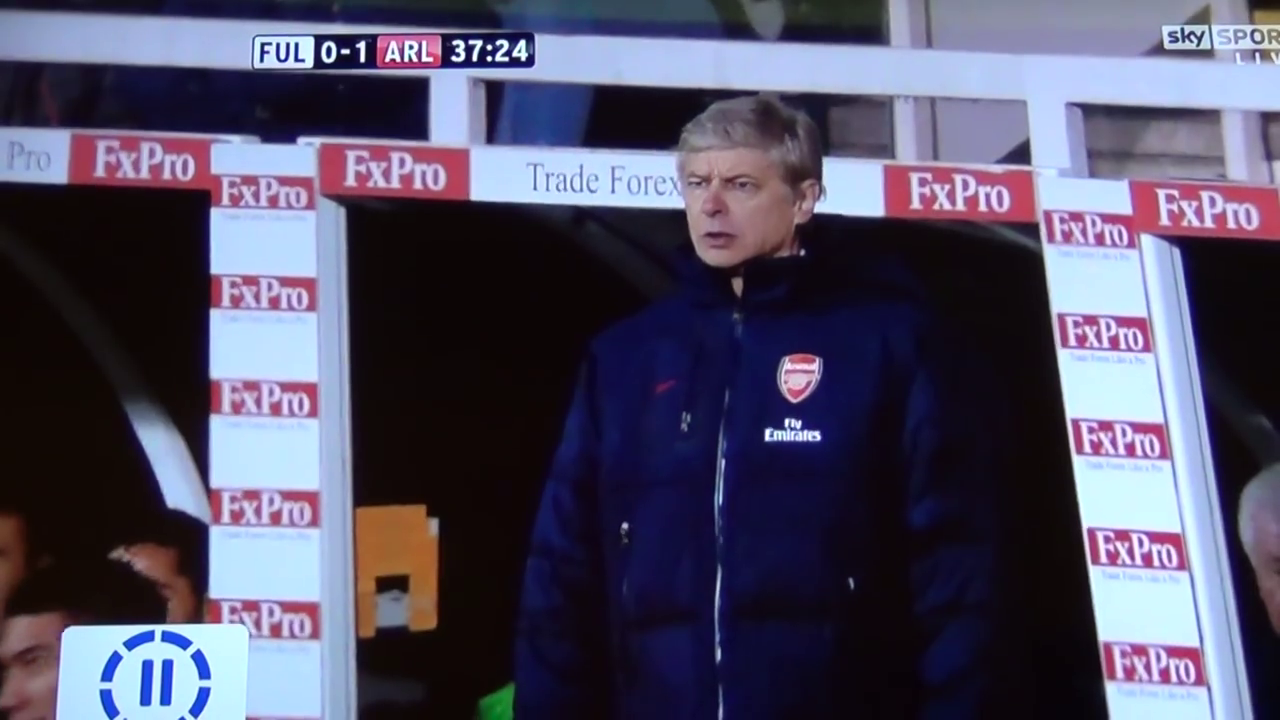
#> input picture frame 26 of assets/arsene.mp4, 1280 x 720 px
$ python app.py
#> lines starting #> are read from the running program, lines starting #| are printed output that depends on the picture; after the words box and inside, x2 and y2 are one past the last pixel; in counts of white or black regions, pixels touching at a corner belong together
import numpy as np
import cv2 as cv

# Abre o arquivo de video
input_video = cv.VideoCapture('./assets/arsene.mp4')

# Checa se foi possivel abrir o arquivo
if not input_video.isOpened():
    print("Error opening video file")
    exit(1)

# tamanho do video
width  = int(input_video.get(cv.CAP_PROP_FRAME_WIDTH))   # float `width`
height = int(input_video.get(cv.CAP_PROP_FRAME_HEIGHT))

# importa o arquivo xml com o modelo de detecção
haar_cascade = cv.CascadeClassifier('haar_cascade.xml')
# Define o tamanho do video de saida
size = (width, height)
# Define o codec e cria o arquivo de video de saida
output_video = cv.VideoWriter('./exemplos/saida/out.avi',
                         cv.VideoWriter_fourcc(*'MJPG'),
                         10, size)

# Loop de leitura frame por frame
while True:
    # Le o frame de entrada
    ret, frame = input_video.read()
#> frame is the input picture: shape (720, 1280, 3); mean B, G, R 99.3, 77.1, 80.4
    # Se nao conseguiu ler o frame, para o laço
    if not ret:
        break
    # Transforma o frame em escala de cinza
    gray_img = cv.cvtColor(frame, cv.COLOR_BGR2GRAY)
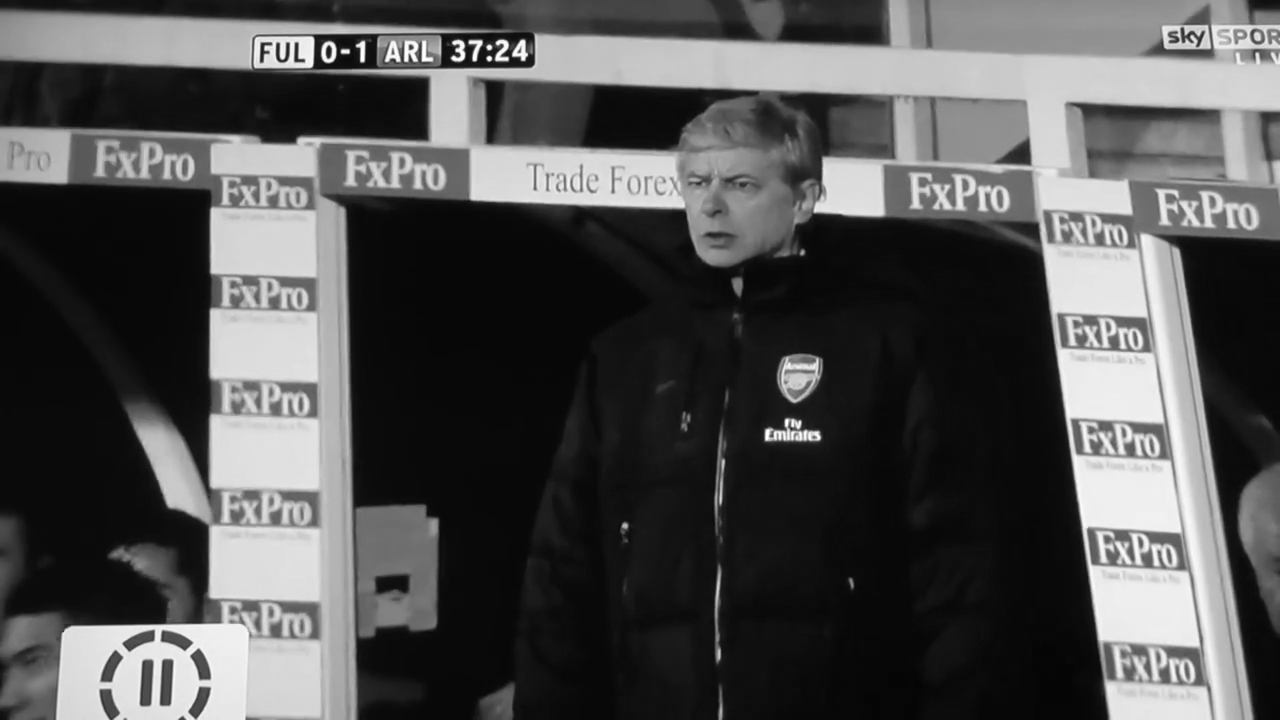
#> gray_img: shape (720, 1280); min 4, max 255, mean 80.6
    # Detecta as faces no frame
    faces_rect = haar_cascade.detectMultiScale(gray_img, 1.1, 9)
#> faces_rect = [[673, 149, 88, 88], [1006, 251, 222, 222], [1013, 351, 235, 235], [139, 303, 253, 253]]
    for (x, y, w, h) in faces_rect:
        cv.rectangle(frame, (x, y), (x+w, y+h), (0, 255, 0), 2)
#> this loop made 4 passes
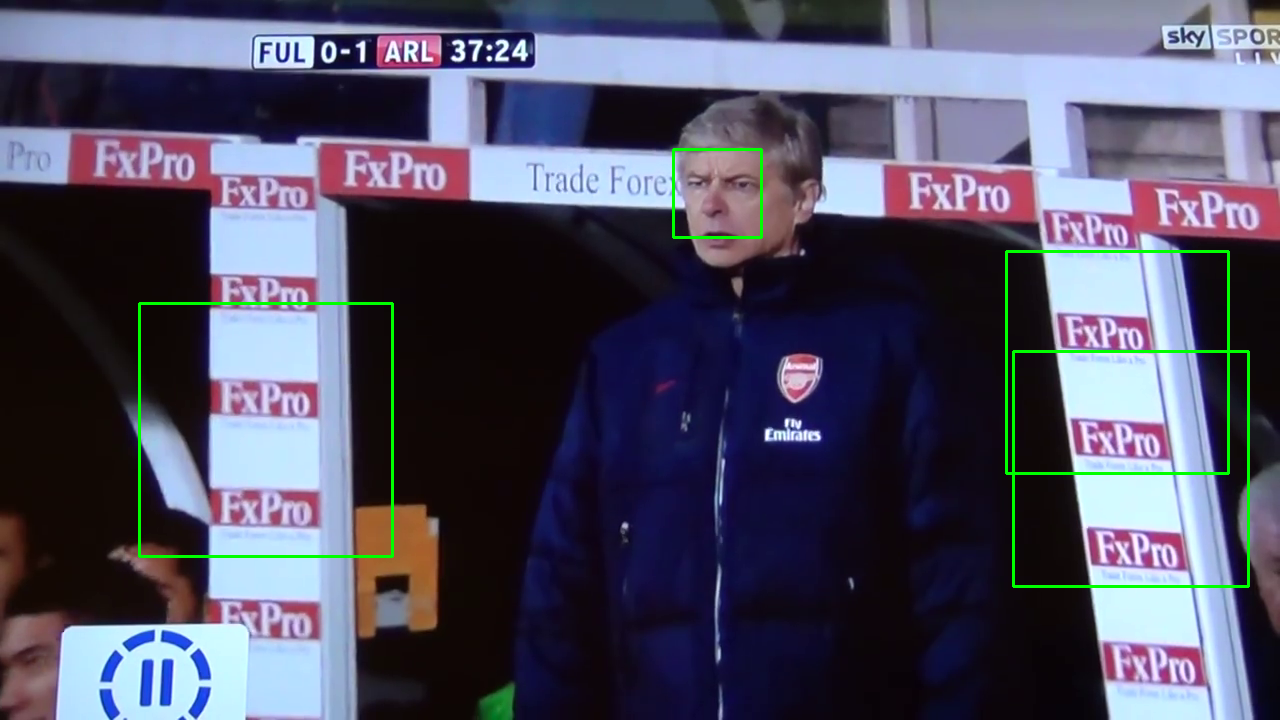
#> frame: shape (720, 1280, 3); 1.04% of pixels changed, all inside (x1, y1, x2, y2) = (138, 148, 1250, 588)

    # Salva o frame no video de saida
    output_video.write(frame)
    # Exibe o frame
    cv.imshow('Video Playback', frame)

    # Checa se o usuario apertou a tecla 'q' e fecha
    if cv.waitKey(30) & 0xFF == ord('q'):
#> (key q is pressed here)
        break

# Fecha tudo
output_video.release()
input_video.release()
cv.destroyAllWindows()

$ run again, starting later in the video
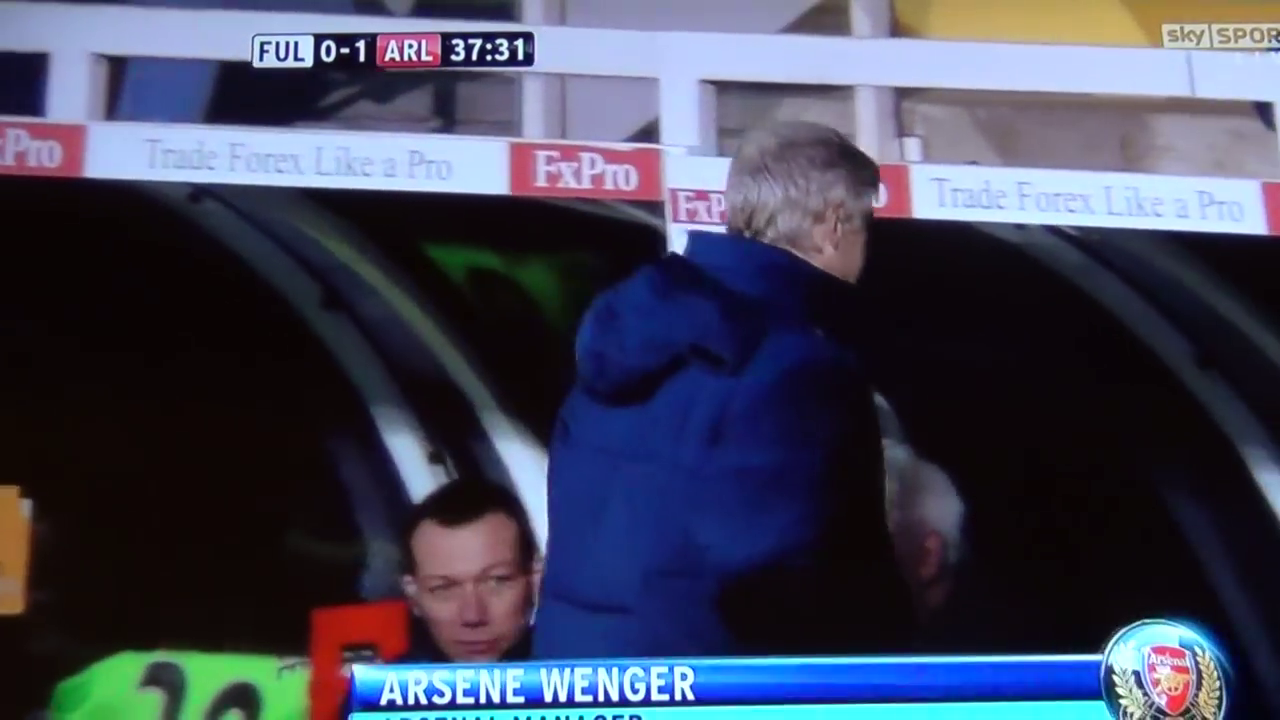
#> input picture frame 208 of assets/arsene.mp4, 1280 x 720 px
#> frame is the input picture: shape (720, 1280, 3); mean B, G, R 88.1, 68.3, 65.2
#> `gray_img = cv.cvtColor(frame, cv.COLOR_BGR2GRAY)`:
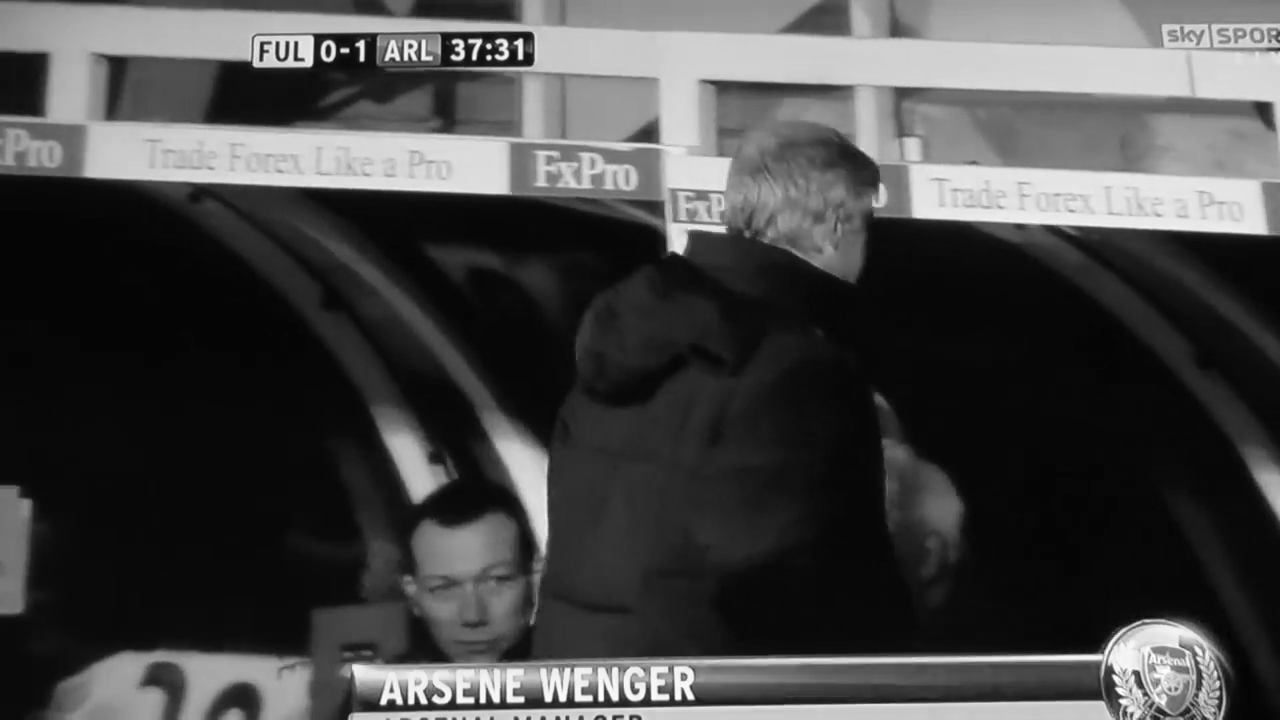
#> gray_img: shape (720, 1280); min 2, max 255, mean 69.6
#> faces_rect = [[410, 536, 120, 120]]
#> the loop `for (x, y, w, h) in faces_rect:` made 1 pass
#> after the loop `for (x, y, w, h) in faces_rect:`:
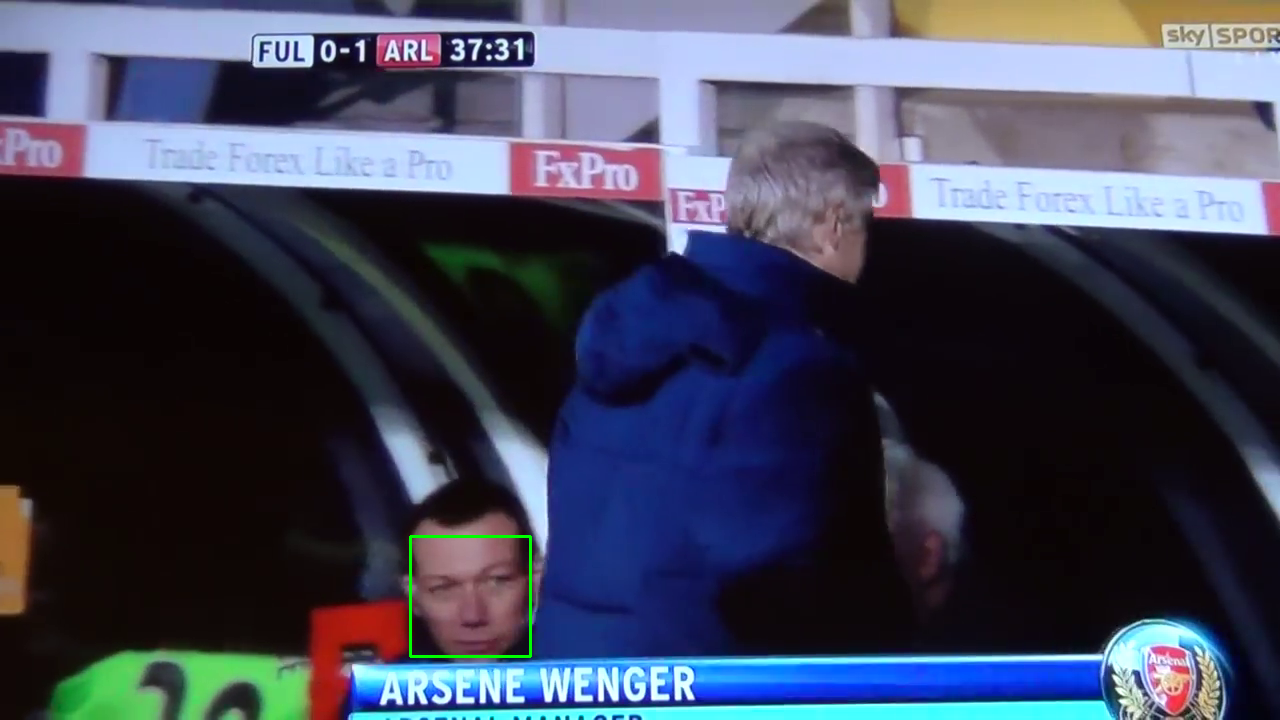
#> frame: shape (720, 1280, 3); 0.16% of pixels changed, all inside (x1, y1, x2, y2) = (409, 535, 532, 658)
